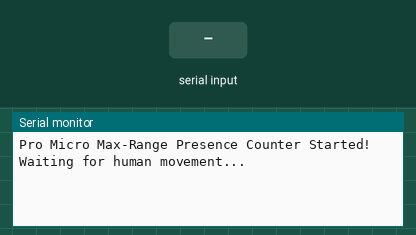
Recording of a sketch running on a simulated Arduino Leonardo, built with avr-gcc and run on an emulated ATmega32U4. Parts: the last lines printed to the serial monitor. The test bench sets the inputs (shaded band).

Above: at 1.2 s.
1.3 s: "ON\n" received over the second serial link
At 2.5 s:
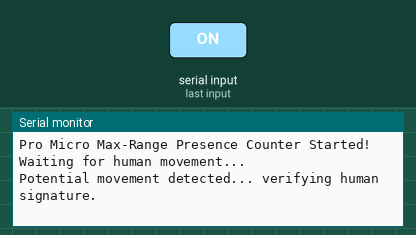
4.2 s: "OFF\n" received over the second serial link
At 4.7 s:
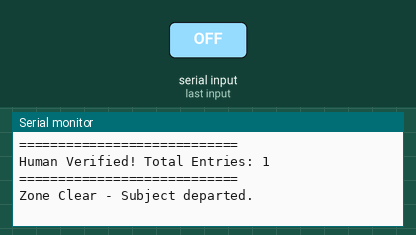

The sketch:

human_detection.ino
```cpp
// Counter and state variables
int totalEntries = 0;
bool humanInZone = false;

// Ghost-filtering variables
bool pendingValidation = false;
unsigned long firstDetectedTime = 0;
const int validationDelayMs = 1500; // Requires 1.5 seconds of continuous presence

void setup() {
  // Start USB Serial Monitor
  Serial.begin(115200);

  // Wait for the USB serial to connect (required for Pro Micro)
  while (!Serial) {
    delay(10);
  }

  // Start Hardware Serial1 (Pins 0 and 1 on the Pro Micro)
  Serial1.begin(115200);

  Serial.println("Pro Micro Max-Range Presence Counter Started!");
  Serial.println("Waiting for human movement...");
}

void loop() {
  // Read from Serial1 instead of RadarSerial
  if (Serial1.available()) {
    String line = Serial1.readStringUntil('\n');
    line.trim();
    if (line.length() == 0) return;

    if (line == "ON") {
      // If the zone was empty, start the verification timer
      if (!humanInZone && !pendingValidation) {
        pendingValidation = true;
        firstDetectedTime = millis();
        Serial.println("Potential movement detected... verifying human signature.");
      }
    }
    else if (line == "OFF") {
      // If it goes OFF before the timer finishes, it was a false alarm
      if (pendingValidation) {
        pendingValidation = false;
        Serial.println("Ghost trigger ignored.");
      }

      // If a validated human leaves the zone
      if (humanInZone) {
        humanInZone = false;
        Serial.println("Zone Clear - Subject departed.");
      }
    }
    else if (line.startsWith("Range") || isDigit(line.charAt(0))) {
      // Parse the distance string
      String distanceStr = line.startsWith("Range") ? line.substring(5) : line;
      distanceStr.trim();

      if (humanInZone) {
        Serial.print("Tracking human at: ");
        Serial.print(distanceStr);
        Serial.println(" cm");
      }
    }
  }

  // --- Time-Delay Validation Check ---
  // If we are currently verifying a trigger and 1.5 seconds have passed without an "OFF" signal
  if (pendingValidation && (millis() - firstDetectedTime >= validationDelayMs)) {
    pendingValidation = false;
    humanInZone = true;
    totalEntries++;

    Serial.println("============================");
    Serial.print("Human Verified! Total Entries: ");
    Serial.println(totalEntries);
    Serial.println("============================");
  }
}
```

Measured:
- after the input at 1.3 s, the serial monitor: prints a new line at once (image 1)
- after the input at 4.2 s, the serial monitor: prints a new line at once (image 2)
